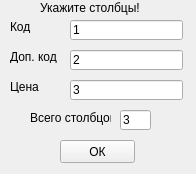
<?xml version="1.0" encoding="UTF-8"?>
<ui version="4.0">
 <class>Form1</class>
 <widget class="QWidget" name="Form1">
  <property name="geometry">
   <rect>
    <x>0</x>
    <y>0</y>
    <width>196</width>
    <height>174</height>
   </rect>
  </property>
  <property name="windowTitle">
   <string>Настройки</string>
  </property>
  <widget class="QPushButton" name="pushButton">
   <property name="geometry">
    <rect>
     <x>60</x>
     <y>140</y>
     <width>75</width>
     <height>23</height>
    </rect>
   </property>
   <property name="text">
    <string>ОК</string>
   </property>
  </widget>
  <widget class="QLineEdit" name="lineEdit">
   <property name="geometry">
    <rect>
     <x>70</x>
     <y>20</y>
     <width>113</width>
     <height>20</height>
    </rect>
   </property>
   <property name="text">
    <string>1</string>
   </property>
  </widget>
  <widget class="QLineEdit" name="lineEdit_2">
   <property name="geometry">
    <rect>
     <x>70</x>
     <y>80</y>
     <width>113</width>
     <height>20</height>
    </rect>
   </property>
   <property name="text">
    <string>3</string>
   </property>
  </widget>
  <widget class="QLabel" name="label">
   <property name="geometry">
    <rect>
     <x>10</x>
     <y>20</y>
     <width>47</width>
     <height>13</height>
    </rect>
   </property>
   <property name="text">
    <string>Код</string>
   </property>
  </widget>
  <widget class="QLabel" name="label_2">
   <property name="geometry">
    <rect>
     <x>10</x>
     <y>80</y>
     <width>47</width>
     <height>13</height>
    </rect>
   </property>
   <property name="text">
    <string>Цена</string>
   </property>
  </widget>
  <widget class="QLabel" name="label_3">
   <property name="geometry">
    <rect>
     <x>40</x>
     <y>0</y>
     <width>101</width>
     <height>16</height>
    </rect>
   </property>
   <property name="text">
    <string>Укажите столбцы!</string>
   </property>
  </widget>
  <widget class="QLineEdit" name="lineEdit_3">
   <property name="geometry">
    <rect>
     <x>70</x>
     <y>50</y>
     <width>113</width>
     <height>20</height>
    </rect>
   </property>
   <property name="text">
    <string>2</string>
   </property>
  </widget>
  <widget class="QLabel" name="label_4">
   <property name="geometry">
    <rect>
     <x>10</x>
     <y>50</y>
     <width>47</width>
     <height>13</height>
    </rect>
   </property>
   <property name="text">
    <string>Доп. код</string>
   </property>
  </widget>
  <widget class="QLabel" name="label_5">
   <property name="geometry">
    <rect>
     <x>30</x>
     <y>110</y>
     <width>81</width>
     <height>16</height>
    </rect>
   </property>
   <property name="text">
    <string>Всего столбцов</string>
   </property>
  </widget>
  <widget class="QLineEdit" name="lineEdit_4">
   <property name="geometry">
    <rect>
     <x>120</x>
     <y>110</y>
     <width>31</width>
     <height>20</height>
    </rect>
   </property>
   <property name="text">
    <string>3</string>
   </property>
  </widget>
  <zorder>pushButton</zorder>
  <zorder>lineEdit</zorder>
  <zorder>label</zorder>
  <zorder>label_2</zorder>
  <zorder>label_3</zorder>
  <zorder>lineEdit_3</zorder>
  <zorder>label_4</zorder>
  <zorder>label_5</zorder>
  <zorder>lineEdit_4</zorder>
  <zorder>lineEdit_2</zorder>
 </widget>
 <tabstops>
  <tabstop>lineEdit</tabstop>
  <tabstop>lineEdit_3</tabstop>
  <tabstop>lineEdit_2</tabstop>
  <tabstop>lineEdit_4</tabstop>
  <tabstop>pushButton</tabstop>
 </tabstops>
 <resources/>
 <connections/>
</ui>
